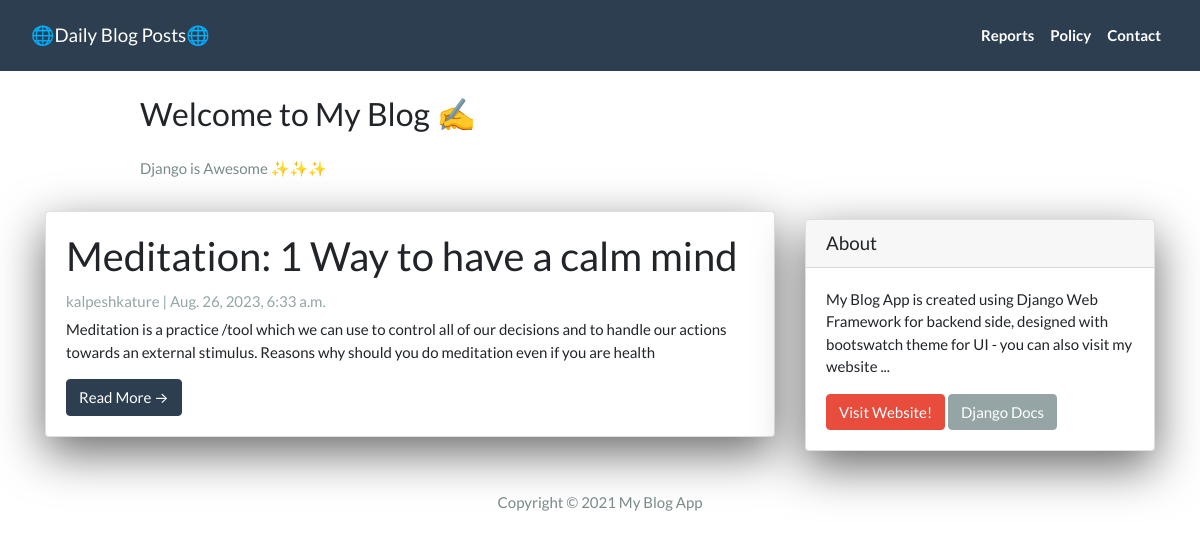
The page / on the database its author committed.
### App/models.py (models this page shows)
class Post(models.Model):
    title= models.CharField(max_length=200,unique=True)
    slug= models.SlugField(max_length=200,unique=True)
    author = models.ForeignKey(User, on_delete=models.CASCADE, related_name='blog_posts')
    created_on=models.DateTimeField(auto_now_add=True)
    updated_on=models.DateTimeField(auto_now_add=True)
    content=models.TextField()
    status=models.IntegerField(choices=STATUS, default=0)

### App/views.py (the view)
# urls.py: path('',views.PostList.as_view(),name='home'),
class PostList(generic.ListView):
    queryset = Post.objects.filter(status=1).order_by('-created_on')
    template_name = 'index.html'

### App/templates/index.html (shortened to what this page needs)
{% extends "base.html" %}
{% block content %}
<header class="masthead">
  <div class="container">
    <div class="row">
      <div class=" col-md-8 col-md-10 mx-auto">
        <div class="site-heading">
          <h3 class=" site-heading my-4 mt-3 text-black"> Welcome to My Blog ✍️ </h3>
          <p class="text-dark">Django is Awesome ✨✨✨ </p>
        </div>
      </div>
    </div>
  </div>
</header>
<div class="container">
  <div class="row">
    <div class="col-md-8 mt-3 left">
      {% for post in post_list %}
      <div class="card mb-4">
        <div class="card-body">
          <h2 class="card-title">{{ post.title }}</h2>
          <p class="card-text text-muted h6">{{ post.author }} | {{ post.created_on}} </p>
          <p class="card-text">{{post.content|slice:":200"}}</p>
          <a href="{% url 'post_detail' post.slug  %}" class="btn btn-primary">Read More &rarr;</a>
        </div>
      </div>
      {% endfor %}
    </div>
    {% block sidebar %}
    {% include 'sidebar.html' %}
    {% endblock sidebar %}
  </div>
</div>
{%endblock%}

### App/templates/base.html (shortened to what this page needs)
<!DOCTYPE html>
<html>
<head>
  <link rel="stylesheet" href="https://stackpath.bootstrapcdn.com/bootswatch/4.5.2/flatly/bootstrap.min.css">
</head>
<body>
  <nav class="navbar navbar-expand-lg navbar-dark bg-primary" id="mainNav">
    <div class="container-fluid">
      <a class="navbar-brand" href="{% url 'home' %}">🌐Daily Blog Posts🌐</a>
      <div class="collapse navbar-collapse" id="navbarResponsive">
        <ul class="navbar-nav ml-auto">
          <li class="nav-item text-black">
            <a class="nav-link text-black font-weight-bold" href="#">Reports</a>
          </li>
          <li class="nav-item text-black">
            <a class="nav-link text-black font-weight-bold" href="#">Policy</a>
          </li>
          <li class="nav-item text-black">
            <a class="nav-link text-black font-weight-bold" href="#">Contact</a>
          </li>
        </ul>
      </div>
    </div>
  </nav>
  {% block content %}{% endblock content %}
  <footer class="py-3 bg-grey">
    <p class="m-0 text-dark text-center ">Copyright &copy; 2021 My Blog App </p>
  </footer>
</body>
</html>

### App/templates/sidebar.html (shortened to what this page needs)
{% block sidebar %}
<div class="col-md-4 float-right ">
  <div class="card my-4">
    <h5 class="card-header">About</h5>
    <div class="card-body">
      <p class="card-text"> My Blog App is created using Django Web Framework for backend side, designed with bootswatch
        theme for UI - you can also visit my website ... </p>
      <a href="https://bekbrace.com" class="btn btn-danger">Visit Website!</a>
      <a href="https://docs.djangoproject.com/en/3.1/" class="btn btn-secondary">Django Docs</a>
    </div>
  </div>
</div>
{% endblock sidebar %}

### App/templates/sidebar.html (style rules this page uses)
.card { box-shadow: 0 16px 48px #6a6a6b; }

### rows shown on the page
Post: title "Meditation: 1 Way to have a calm mind", author "kalpeshkature", created_on "Aug. 26, 2023, 6:33 a.m.", content "Meditation is a practice /tool which we can use to control all of our decisions and to handle our actions towards an external stimulus. Reasons why should you do meditation even if you are health"
